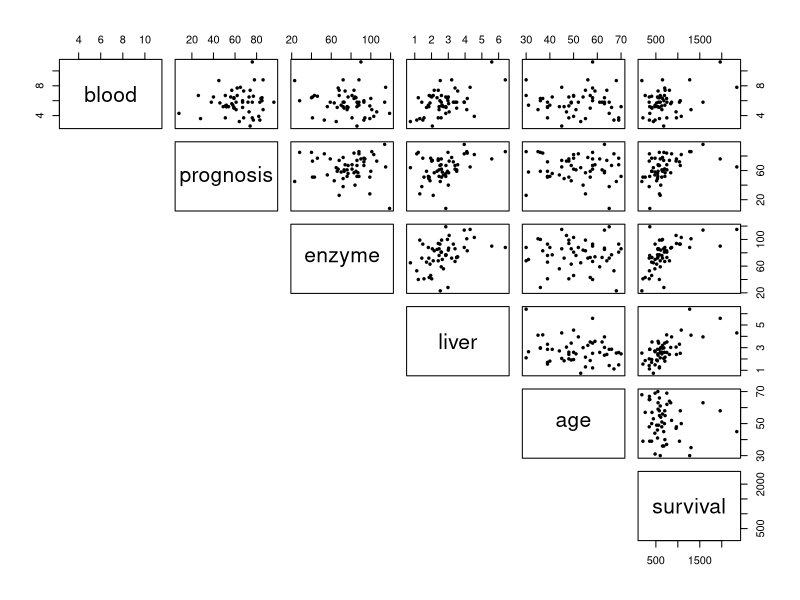
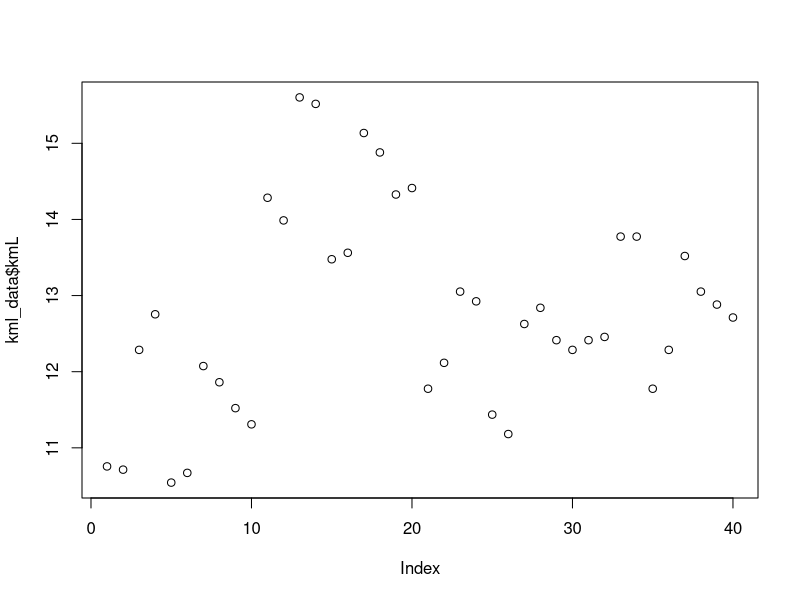
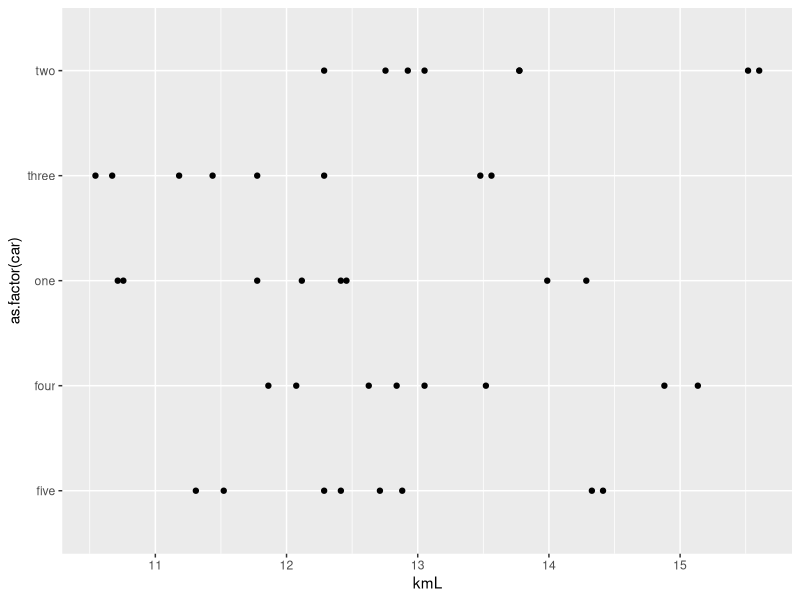
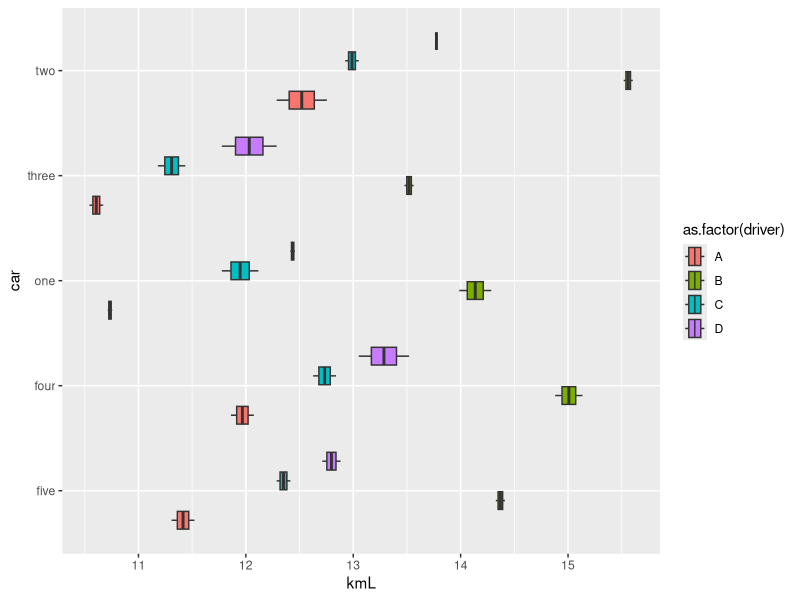
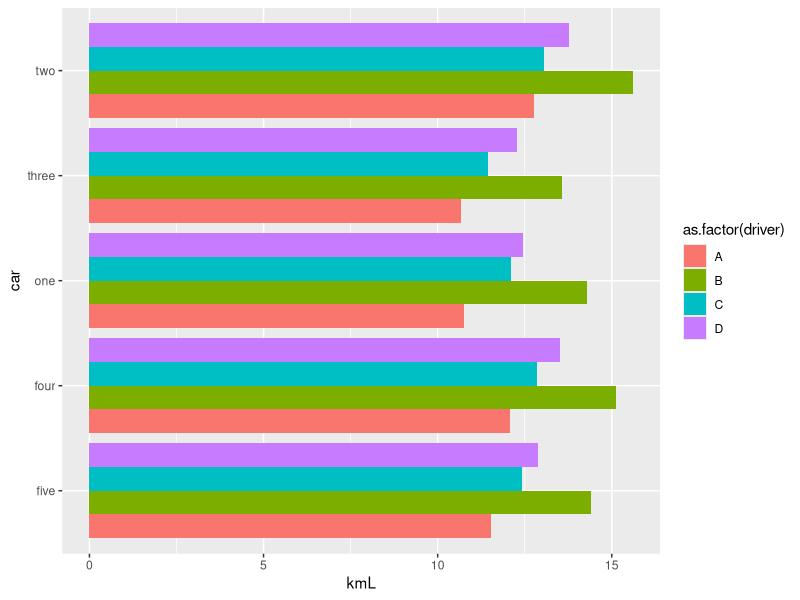

These charts were generated, in order, by the following R code:
## ---- chunk 1
knitr::opts_chunk$set(echo = TRUE)
library(ggplot2)
## ---- chunk 2
surg_data <- read.table("surg.txt", header = T)
summary(surg_data)
## ---- chunk 3
  
ns <- subset(surg_data, select = -c(gender))
pairs(ns, pch = 19,  cex = 0.5,
      lower.panel=NULL)
## ---- chunk 4
cor(ns)
## ---- chunk 5
################################################################
lin_mod1 <- lm(survival ~., data = surg_data)
lin_mod2 <- lm(survival ~ . -blood, data = surg_data)
lin_mod3 <- lm(survival ~ liver+age, data = surg_data)
lin_mod4 <- lm(survival ~ liver+age+gender+prognosis, data = surg_data)
lin_mod5 <- lm(survival ~ blood+prognosis+enzyme+liver, data = surg_data)

################################################################
#H0: liver age and gender are not significant variables to predict survival
#H1: liver age and gende are significant variables to predict survival

################################################################
anova_mod <- anova(lin_mod1)
anova_mod

################################################################
anova_mod$`F value`

################################################################
# Null Distribution
# Our null distribution is then Normal. Now that we have a null distribution, we need to dream up a test statistic.

################################################################
t_value = (mean(surg_data$survival) - 10) / (sd(surg_data$survival) / sqrt(length(surg_data$survival))) 
t_value
p_value = 2*pt(-abs(t_value), df=length(surg_data$survival)-1)
p_value


## ---- chunk 6
summary(lin_mod1)
summary(lin_mod2)
summary(lin_mod3)
summary(lin_mod4)
summary(lin_mod5)
## ---- chunk 7
lin_mod6 <- lm(log(survival) ~., data = surg_data)
lin_mod7 <- lm(log(survival) ~ . -blood, data = surg_data)
lin_mod8 <- lm(log(survival) ~ liver+age, data = surg_data)
lin_mod9 <- lm(log(survival) ~ liver+age+gender+prognosis, data = surg_data)
lin_mod10 <- lm(log(survival) ~ blood+prognosis+enzyme+liver, data = surg_data)
## ---- chunk 8
summary(lin_mod6)
summary(lin_mod7)
summary(lin_mod8)
summary(lin_mod9)
summary(lin_mod10)
## ---- chunk 9
kml_data <- read.table("kml.txt", header = T)
summary(kml_data)
## ---- chunk 10
summary(kml_data$kmL)
plot(kml_data$kmL)

ggplot(kml_data, aes(x=kmL, y= as.factor(car))) + 
  geom_point()
## ---- chunk 11
ggplot(kml_data, aes(x=kmL, y=as.factor(car), fill=as.factor(driver))) +
  geom_boxplot() + xlab("kmL") + ylab("car")
ggplot(kml_data, aes(x=kmL, y=as.factor(car), fill=as.factor(driver))) +
  geom_bar(position="dodge", stat="identity")+ xlab("kmL") + ylab("car")
## ---- chunk 12
#H0: Driver & car are not effecting the kmL 
#H1: Driver & car are effecting the kmL
str(kml_data)
summary(kml_data)

model_check <- lm(kmL~. , data = kml_data)
summary(model_check)
## ---- chunk 13
anova(model_check)
